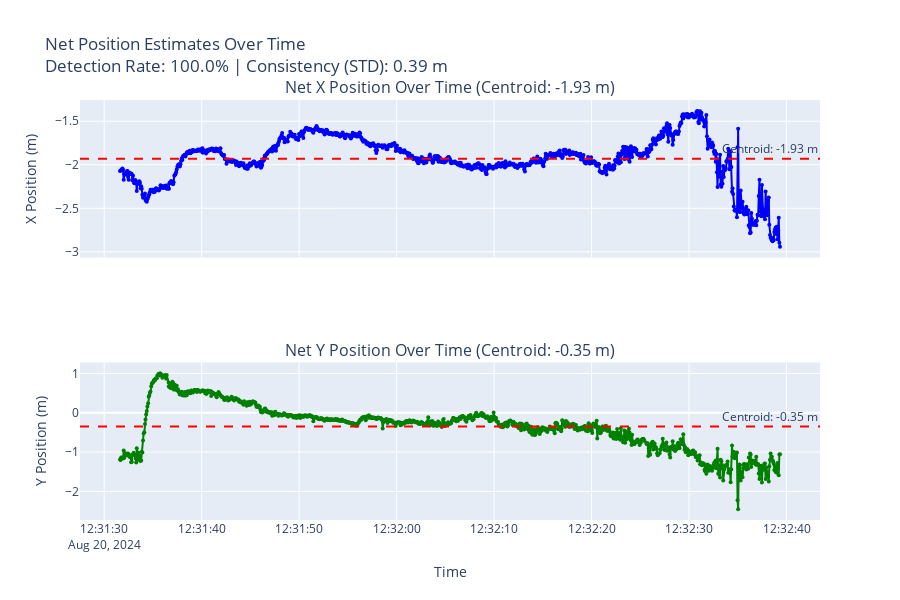

Here is the notebook cell this chart was saved with:
### Markdown cell above
## 5. Visualize Net Position Over Time

Create focused plots showing how the estimated net position changes over time in X and Y coordinates separately.

### Code cell
# Create focused visualization of net position over time
fig = create_net_position_visualization(combined_df, consistency_stats)

# Display the figure
fig.show()

# Optional: Save the figure as HTML
# fig.write_html(f"{TARGET_BAG}_net_position_over_time.html")
# print(f"Visualization saved as {TARGET_BAG}_net_position_over_time.html")

print(f"Visualization shows {len(combined_df[combined_df['detection_success']])} successful detections")
print(f"Net position centroid: ({consistency_stats['net_centroid_x']:.2f}, {consistency_stats['net_centroid_y']:.2f}) m")

### Figure 1 — Plotly figure (JSON) as saved in the notebook; plotly's stock layout.template omitted (floating-point values rounded to 4 significant figures; data arrays with more than 128 entries replaced by an {"elided": "..."} marker saying what was removed)
{"data": [{"line": {"color": "blue", "width": 2}, "marker": {"color": "blue", "size": 4}, "mode": "lines+markers", "name": "Net X Position", "showlegend": false, "type": "scatter", "x": {"elided": "1059 str values"}, "xaxis": "x", "y": {"elided": "1059 float values"}, "yaxis": "y"}, {"line": {"color": "green", "width": 2}, "marker": {"color": "green", "size": 4}, "mode": "lines+markers", "name": "Net Y Position", "showlegend": false, "type": "scatter", "x": {"elided": "1059 str values"}, "xaxis": "x2", "y": {"elided": "1059 float values"}, "yaxis": "y2"}], "layout": {"annotations": [{"font": {"size": 16}, "showarrow": false, "text": "Net X Position Over Time (Centroid: -1.93 m)", "x": 0.5, "xanchor": "center", "xref": "paper", "y": 1, "yanchor": "bottom", "yref": "paper"}, {"font": {"size": 16}, "showarrow": false, "text": "Net Y Position Over Time (Centroid: -0.35 m)", "x": 0.5, "xanchor": "center", "xref": "paper", "y": 0.375, "yanchor": "bottom", "yref": "paper"}, {"showarrow": false, "text": "Centroid: -1.93 m", "x": 1, "xanchor": "right", "xref": "x domain", "y": -1.931, "yanchor": "bottom", "yref": "y"}, {"showarrow": false, "text": "Centroid: -0.35 m", "x": 1, "xanchor": "right", "xref": "x2 domain", "y": -0.3517, "yanchor": "bottom", "yref": "y2"}], "height": 600, "shapes": [{"line": {"color": "red", "dash": "dash"}, "type": "line", "x0": 0, "x1": 1, "xref": "x domain", "y0": -1.931, "y1": -1.931, "yref": "y"}, {"line": {"color": "red", "dash": "dash"}, "type": "line", "x0": 0, "x1": 1, "xref": "x2 domain", "y0": -0.3517, "y1": -0.3517, "yref": "y2"}], "showlegend": false, "title": {"text": "Net Position Estimates Over Time<br>Detection Rate: 100.0% | Consistency (STD): 0.39 m"}, "xaxis": {"anchor": "y", "domain": [0, 1], "matches": "x2", "showticklabels": false}, "xaxis2": {"anchor": "y2", "domain": [0, 1], "title": {"text": "Time"}}, "yaxis": {"anchor": "x", "domain": [0.625, 1], "title": {"text": "X Position (m)"}}, "yaxis2": {"anchor": "x2", "domain": [0, 0.375], "title": {"text": "Y Position (m)"}}}}
